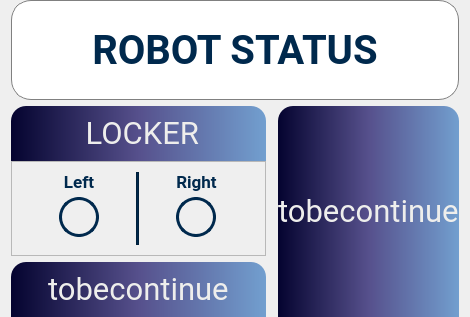
         <widget class="QWidget" name="Page_robotstatus">
          <property name="enabled">
           <bool>true</bool>
          </property>
          <property name="minimumSize">
           <size>
            <width>0</width>
            <height>0</height>
           </size>
          </property>
          <property name="maximumSize">
           <size>
            <width>16777215</width>
            <height>16777215</height>
           </size>
          </property>
          <property name="styleSheet">
           <string notr="true">#menu_robotstatus {
border: 1px solid gray;
}</string>
          </property>
          <layout class="QVBoxLayout" name="verticalLayout_5">
           <property name="topMargin">
            <number>0</number>
           </property>
           <property name="bottomMargin">
            <number>0</number>
           </property>
           <item>
            <widget class="QFrame" name="menu_robotstatus">
             <property name="minimumSize">
              <size>
               <width>0</width>
               <height>100</height>
              </size>
             </property>
             <property name="maximumSize">
              <size>
               <width>16777215</width>
               <height>100</height>
              </size>
             </property>
             <property name="styleSheet">
              <string notr="true">background-color: rgb(255, 255, 255);
border-radius: 20px;
color: rgb(0, 41, 77);</string>
             </property>
             <property name="frameShape">
              <enum>QFrame::NoFrame</enum>
             </property>
             <property name="frameShadow">
              <enum>QFrame::Raised</enum>
             </property>
             <layout class="QHBoxLayout" name="horizontalLayout_8">
              <item>
               <widget class="QLabel" name="label_29">
                <property name="minimumSize">
                 <size>
                  <width>0</width>
                  <height>70</height>
                 </size>
                </property>
                <property name="maximumSize">
                 <size>
                  <width>16777215</width>
                  <height>70</height>
                 </size>
                </property>
                <property name="font">
                 <font>
                  <family>Roboto</family>
                  <pointsize>30</pointsize>
                  <weight>75</weight>
                  <italic>false</italic>
                  <bold>true</bold>
                  <underline>false</underline>
                  <strikeout>false</strikeout>
                  <kerning>true</kerning>
                 </font>
                </property>
                <property name="styleSheet">
                 <string notr="true"/>
                </property>
                <property name="text">
                 <string>ROBOT STATUS</string>
                </property>
                <property name="alignment">
                 <set>Qt::AlignCenter</set>
                </property>
               </widget>
              </item>
             </layout>
            </widget>
           </item>
           <item>
            <widget class="QWidget" name="widget_3" native="true">
             <layout class="QHBoxLayout" name="horizontalLayout_9">
              <property name="leftMargin">
               <number>0</number>
              </property>
              <property name="topMargin">
               <number>0</number>
              </property>
              <property name="rightMargin">
               <number>0</number>
              </property>
              <property name="bottomMargin">
               <number>0</number>
              </property>
              <item>
               <widget class="QWidget" name="widget_4" native="true">
                <layout class="QVBoxLayout" name="verticalLayout_14">
                 <property name="leftMargin">
                  <number>0</number>
                 </property>
                 <property name="topMargin">
                  <number>0</number>
                 </property>
                 <property name="rightMargin">
                  <number>0</number>
                 </property>
                 <property name="bottomMargin">
                  <number>0</number>
                 </property>
                 <item>
                  <widget class="QFrame" name="locker">
                   <property name="minimumSize">
                    <size>
                     <width>0</width>
                     <height>0</height>
                    </size>
                   </property>
                   <property name="maximumSize">
                    <size>
                     <width>16777215</width>
                     <height>16777215</height>
                    </size>
                   </property>
                   <property name="styleSheet">
                    <string notr="true"/>
                   </property>
                   <layout class="QVBoxLayout" name="verticalLayout_22" stretch="0,0">
                    <property name="spacing">
                     <number>0</number>
                    </property>
                    <property name="leftMargin">
                     <number>0</number>
                    </property>
                    <property name="topMargin">
                     <number>0</number>
                    </property>
                    <property name="rightMargin">
                     <number>0</number>
                    </property>
                    <property name="bottomMargin">
                     <number>0</number>
                    </property>
                    <item>
                     <widget class="QFrame" name="frame_7">
                      <property name="enabled">
                       <bool>true</bool>
                      </property>
                      <property name="maximumSize">
                       <size>
                        <width>16777215</width>
                        <height>100</height>
                       </size>
                      </property>
                      <property name="styleSheet">
                       <string notr="true">QFrame{
	border-top-left-radius: 15;
	border-top-right-radius: 15;
	border-style: solid;
	border-color:rgb(0, 41, 77);
	background-color: qlineargradient(spread: pad, x1:0, y1:0, x2:1, y2:0, stop:0 rgb(4, 3, 47), stop:0.5 rgb(86, 80, 140), stop:1 rgb(114, 159, 207));
}</string>
                      </property>
                      <property name="lineWidth">
                       <number>0</number>
                      </property>
                      <layout class="QVBoxLayout" name="verticalLayout_23">
                       <item alignment="Qt::AlignHCenter">
                        <widget class="QLabel" name="label1_3">
                         <property name="font">
                          <font>
                           <family>Roboto</family>
                           <pointsize>23</pointsize>
                           <weight>50</weight>
                           <bold>false</bold>
                          </font>
                         </property>
                         <property name="styleSheet">
                          <string notr="true">QLabel{
background-color: transparent; 
color: rgb(238, 238, 236);
}</string>
                         </property>
                         <property name="text">
                          <string>	LOCKER</string>
                         </property>
                         <property name="alignment">
                          <set>Qt::AlignCenter</set>
                         </property>
                        </widget>
                       </item>
                      </layout>
                     </widget>
                    </item>
                    <item>
                     <widget class="QFrame" name="frame_8">
                      <property name="sizePolicy">
                       <sizepolicy hsizetype="Preferred" vsizetype="Preferred">
                        <horstretch>0</horstretch>
                        <verstretch>0</verstretch>
                       </sizepolicy>
                      </property>
                      <property name="maximumSize">
                       <size>
                        <width>16777215</width>
                        <height>200</height>
                       </size>
                      </property>
                      <property name="styleSheet">
                       <string notr="true">
color: rgb(0, 41, 77);</string>
                      </property>
                      <property name="frameShape">
                       <enum>QFrame::StyledPanel</enum>
                      </property>
                      <property name="frameShadow">
                       <enum>QFrame::Plain</enum>
                      </property>
                      <property name="lineWidth">
                       <number>1</number>
                      </property>
                      <layout class="QGridLayout" name="gridLayout_14" columnstretch="0,0,0">
                       <property name="leftMargin">
                        <number>10</number>
                       </property>
                       <property name="topMargin">
                        <number>10</number>
                       </property>
                       <property name="rightMargin">
                        <number>10</number>
                       </property>
                       <property name="bottomMargin">
                        <number>10</number>
                       </property>
                       <property name="horizontalSpacing">
                        <number>0</number>
                       </property>
                       <property name="verticalSpacing">
                        <number>4</number>
                       </property>
                       <item row="0" column="2">
                        <widget class="QLabel" name="label_18">
                         <property name="font">
                          <font>
                           <family>Roboto</family>
                           <pointsize>13</pointsize>
                           <weight>75</weight>
                           <bold>true</bold>
                          </font>
                         </property>
                         <property name="styleSheet">
                          <string notr="true"/>
                         </property>
                         <property name="text">
                          <string>Right</string>
                         </property>
                         <property name="alignment">
                          <set>Qt::AlignCenter</set>
                         </property>
                        </widget>
                       </item>
                       <item row="0" column="1" rowspan="4">
                        <widget class="QLabel" name="label_20">
                         <property name="maximumSize">
                          <size>
                           <width>3</width>
                           <height>16777215</height>
                          </size>
                         </property>
                         <property name="styleSheet">
                          <string notr="true">background-color: rgb(0, 41, 77);</string>
                         </property>
                         <property name="frameShape">
                          <enum>QFrame::StyledPanel</enum>
                         </property>
                         <property name="text">
                          <string/>
                         </property>
                        </widget>
                       </item>
                       <item row="0" column="0">
                        <widget class="QLabel" name="label_7">
                         <property name="font">
                          <font>
                           <family>Roboto</family>
                           <pointsize>13</pointsize>
                           <weight>75</weight>
                           <bold>true</bold>
                          </font>
                         </property>
                         <property name="text">
                          <string>Left</string>
                         </property>
                         <property name="alignment">
                          <set>Qt::AlignCenter</set>
                         </property>
                        </widget>
                       </item>
                       <item row="1" column="0">
                        <widget class="QLabel" name="left_status">
                         <property name="minimumSize">
                          <size>
                           <width>40</width>
                           <height>20</height>
                          </size>
                         </property>
                         <property name="maximumSize">
                          <size>
                           <width>40</width>
                           <height>40</height>
                          </size>
                         </property>
                         <property name="styleSheet">
                          <string notr="true">QLabel{
border-radius: 20px; 
border: 3px solid rgb(0, 41, 77);
}</string>
                         </property>
                         <property name="text">
                          <string/>
                         </property>
                         <property name="alignment">
                          <set>Qt::AlignCenter</set>
                         </property>
                        </widget>
                       </item>
                       <item row="1" column="2">
                        <widget class="QLabel" name="right_status">
                         <property name="minimumSize">
                          <size>
                           <width>40</width>
                           <height>40</height>
                          </size>
                         </property>
                         <property name="maximumSize">
                          <size>
                           <width>40</width>
                           <height>40</height>
                          </size>
                         </property>
                         <property name="styleSheet">
                          <string notr="true">QLabel{
border-radius: 20px; 
border: 3px solid rgb(0, 41, 77);
}</string>
                         </property>
                         <property name="text">
                          <string/>
                         </property>
                         <property name="alignment">
                          <set>Qt::AlignCenter</set>
                         </property>
                        </widget>
                       </item>
                      </layout>
                     </widget>
                    </item>
                   </layout>
                  </widget>
                 </item>
                 <item>
                  <widget class="QFrame" name="UGV1_2">
                   <property name="minimumSize">
                    <size>
                     <width>0</width>
                     <height>0</height>
                    </size>
                   </property>
                   <property name="maximumSize">
                    <size>
                     <width>16777215</width>
                     <height>16777215</height>
                    </size>
                   </property>
                   <property name="styleSheet">
                    <string notr="true"/>
                   </property>
                   <layout class="QVBoxLayout" name="verticalLayout_20" stretch="0">
                    <property name="spacing">
                     <number>0</number>
                    </property>
                    <property name="leftMargin">
                     <number>0</number>
                    </property>
                    <property name="topMargin">
                     <number>0</number>
                    </property>
                    <property name="rightMargin">
                     <number>0</number>
                    </property>
                    <property name="bottomMargin">
                     <number>0</number>
                    </property>
                    <item>
                     <widget class="QFrame" name="frame_6">
                      <property name="sizePolicy">
                       <sizepolicy hsizetype="Preferred" vsizetype="MinimumExpanding">
                        <horstretch>0</horstretch>
                        <verstretch>0</verstretch>
                       </sizepolicy>
                      </property>
                      <property name="styleSheet">
                       <string notr="true">QFrame{
	border-top-left-radius: 15;
	border-top-right-radius: 15;
	border-style: solid;
	border-color:rgb(0, 41, 77);
	background-color: qlineargradient(spread: pad, x1:0, y1:0, x2:1, y2:0, stop:0 rgb(4, 3, 47), stop:0.5 rgb(86, 80, 140), stop:1 rgb(114, 159, 207));
}</string>
                      </property>
                      <property name="lineWidth">
                       <number>0</number>
                      </property>
                      <layout class="QVBoxLayout" name="verticalLayout_21">
                       <item alignment="Qt::AlignHCenter">
                        <widget class="QLabel" name="Robot_label1_2">
                         <property name="enabled">
                          <bool>true</bool>
                         </property>
                         <property name="font">
                          <font>
                           <family>Roboto</family>
                           <pointsize>23</pointsize>
                          </font>
                         </property>
                         <property name="styleSheet">
                          <string notr="true">QLabel{
background-color: transparent; 
color: rgb(238, 238, 236);
}</string>
                         </property>
                         <property name="text">
                          <string>tobecontinue</string>
                         </property>
                        </widget>
                       </item>
                      </layout>
                     </widget>
                    </item>
                   </layout>
                  </widget>
                 </item>
                </layout>
               </widget>
              </item>
              <item>
               <widget class="QFrame" name="frame_4">
                <property name="enabled">
                 <bool>true</bool>
                </property>
                <property name="frameShape">
                 <enum>QFrame::StyledPanel</enum>
                </property>
                <property name="frameShadow">
                 <enum>QFrame::Raised</enum>
                </property>
               </widget>
              </item>
              <item>
               <widget class="QFrame" name="UGV1">
                <property name="sizePolicy">
                 <sizepolicy hsizetype="Preferred" vsizetype="Preferred">
                  <horstretch>0</horstretch>
                  <verstretch>0</verstretch>
                 </sizepolicy>
                </property>
                <property name="minimumSize">
                 <size>
                  <width>0</width>
                  <height>0</height>
                 </size>
                </property>
                <property name="maximumSize">
                 <size>
                  <width>16777215</width>
                  <height>16777215</height>
                 </size>
                </property>
                <property name="styleSheet">
                 <string notr="true"/>
                </property>
                <layout class="QVBoxLayout" name="verticalLayout_18" stretch="0">
                 <property name="spacing">
                  <number>0</number>
                 </property>
                 <property name="leftMargin">
                  <number>0</number>
                 </property>
                 <property name="topMargin">
                  <number>0</number>
                 </property>
                 <property name="rightMargin">
                  <number>0</number>
                 </property>
                 <property name="bottomMargin">
                  <number>0</number>
                 </property>
                 <item>
                  <widget class="QFrame" name="frame_5">
                   <property name="styleSheet">
                    <string notr="true">QFrame{
	border-top-left-radius: 15;
	border-top-right-radius: 15;
	border-style: solid;
	border-color:rgb(0, 41, 77);
	background-color: qlineargradient(spread: pad, x1:0, y1:0, x2:1, y2:0, stop:0 rgb(4, 3, 47), stop:0.5 rgb(86, 80, 140), stop:1 rgb(114, 159, 207));
}</string>
                   </property>
                   <property name="lineWidth">
                    <number>0</number>
                   </property>
                   <layout class="QVBoxLayout" name="verticalLayout_19">
                    <property name="leftMargin">
                     <number>0</number>
                    </property>
                    <property name="topMargin">
                     <number>0</number>
                    </property>
                    <property name="rightMargin">
                     <number>0</number>
                    </property>
                    <property name="bottomMargin">
                     <number>0</number>
                    </property>
                    <item>
                     <widget class="QLabel" name="Robot_label1">
                      <property name="enabled">
                       <bool>true</bool>
                      </property>
                      <property name="font">
                       <font>
                        <family>Roboto</family>
                        <pointsize>23</pointsize>
                       </font>
                      </property>
                      <property name="styleSheet">
                       <string notr="true">QLabel{
background-color: transparent; 
color: rgb(238, 238, 236);
}</string>
                      </property>
                      <property name="text">
                       <string>tobecontinue</string>
                      </property>
                     </widget>
                    </item>
                   </layout>
                  </widget>
                 </item>
                </layout>
               </widget>
              </item>
             </layout>
            </widget>
           </item>
          </layout>
         </widget>
